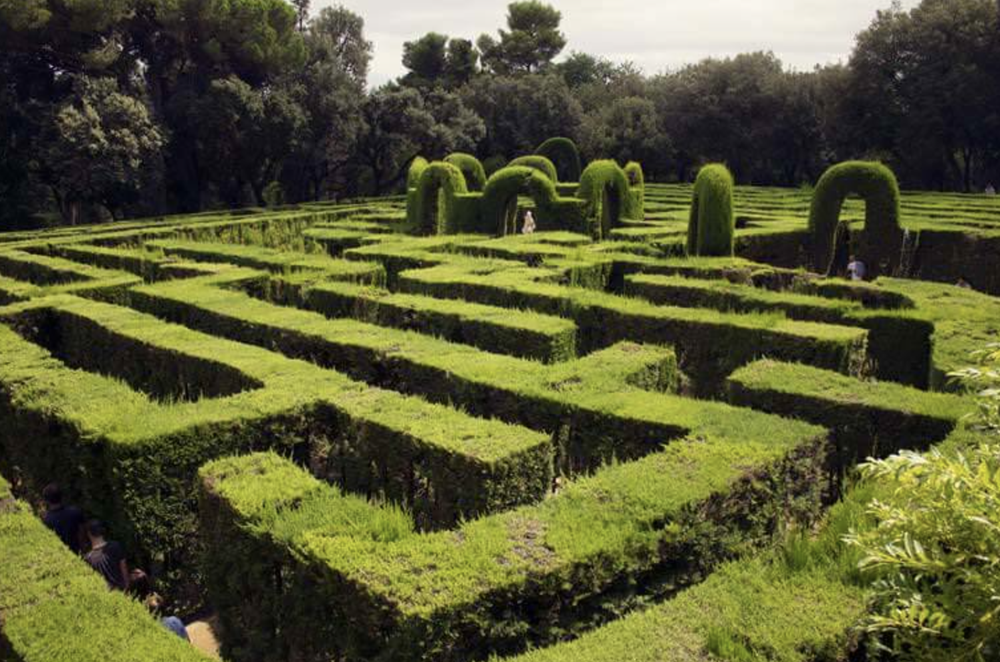
#> input picture 04_IMAGE_PROCESSING/04_HISTOGRAM/lab.png, 1000 x 662 px, shrunk from 1504 x 996 before the run, found by its file name
$ python equal.py
#> lines starting #> are read from the running program, lines starting #| are printed output that depends on the picture
import numpy as np
import matplotlib.pyplot as plt
import cv2 as cv


def custom_hist(gray):
    h, w = gray.shape
    hist = np.zeros([256], dtype=np.int32)
    for row in range(h):
        for col in range(w):
            pv = gray[row, col]
            hist[pv] += 1

    y_pos = np.arange(0, 256, 1, dtype=np.int32)
    plt.bar(y_pos, hist, align='center', color='r', alpha=0.5)
    plt.xticks(y_pos, y_pos)
    plt.ylabel('Frequency')
    plt.title('Histogram')
    plt.show()


src = cv.imread('/openCV/04_IMAGE_PROCESSING/04_HISTOGRAM/lab.png')
#> src is the input picture: shape (662, 1000, 3); mean B, G, R 52.3, 88.9, 88.1
gray = cv.cvtColor(src, cv.COLOR_BGR2GRAY)
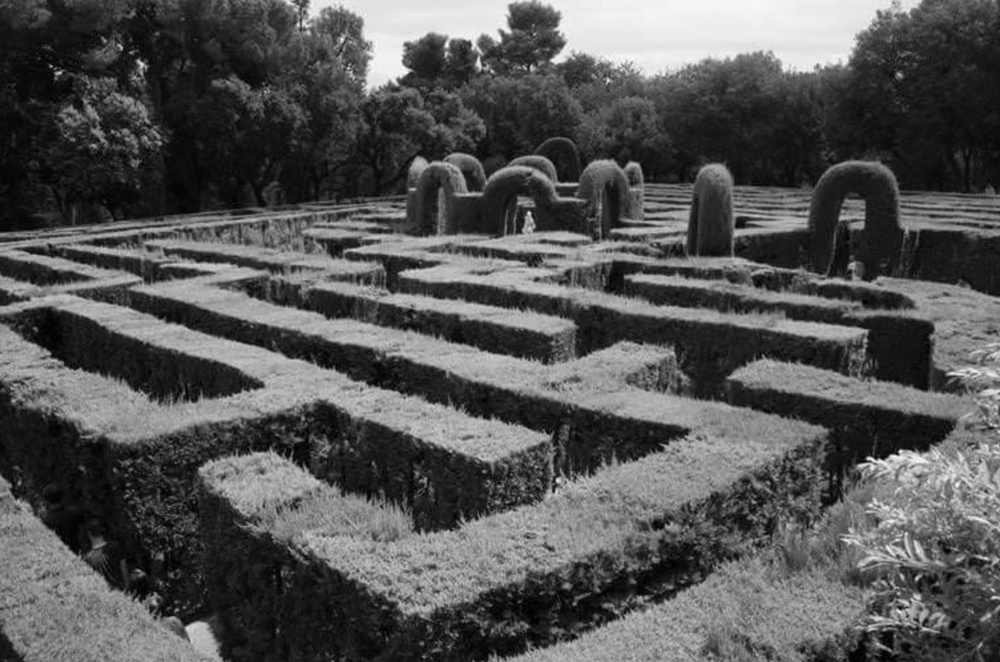
#> gray: shape (662, 1000); min 0, max 252, mean 84.5
cv.imshow("input", gray)
cv.waitKey(1)
custom_hist(gray)
#> after the loop in custom_hist, `for row in range(h):`: hist = 256 values, max 11373 at index 25, min 0 at index 250, mean 2585.9
#> in custom_hist, `plt.show()`:
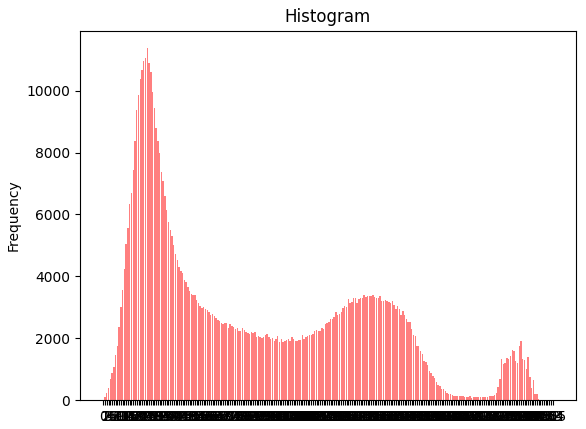
#> figure drawn by matplotlib, 1 panel; tallest bar 11373 high, from x = 24.6 to 25.4

dst = cv.equalizeHist(gray)
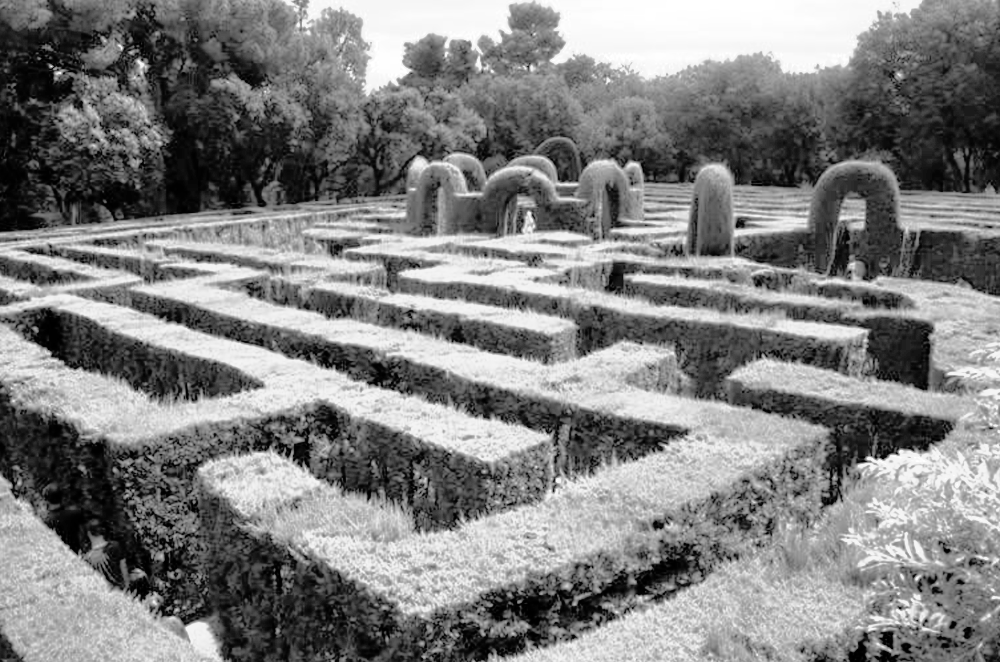
#> dst: shape (662, 1000); min 0, max 255, mean 128.4
cv.imshow("dst", dst)
cv.waitKey(1)

custom_hist(dst)
#> after the loop in custom_hist (call 2), `for row in range(h):`: hist = 256 values, max 11373 at index 51, min 0 at index 4, mean 2585.9
#> in custom_hist (call 2), `plt.show()`:
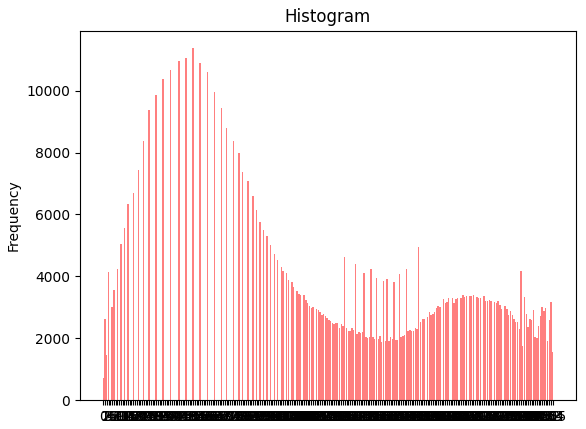
#> figure drawn by matplotlib, 1 panel; tallest bar 11373 high, from x = 50.6 to 51.4

$ run again, with 04_IMAGE_PROCESSING/04_HISTOGRAM/bat.png copied over 04_IMAGE_PROCESSING/04_HISTOGRAM/lab.png
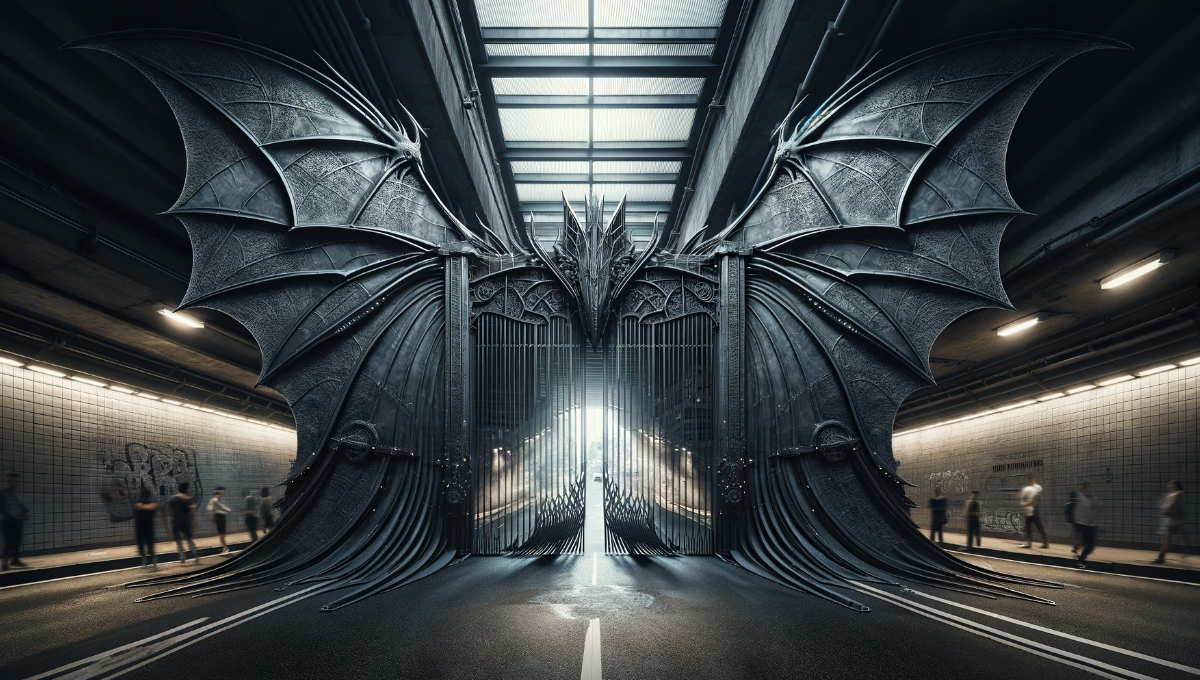
#> input picture 04_IMAGE_PROCESSING/04_HISTOGRAM/bat.png, 1200 x 680 px, found by its file name
#> src is the input picture: shape (680, 1200, 3); mean B, G, R 68.9, 67.3, 61.5
#> after the loop in custom_hist, `for row in range(h):`: hist = 256 values, max 20720 at index 12, min 4 at index 0, mean 3187.5
#> `dst = cv.equalizeHist(gray)`:
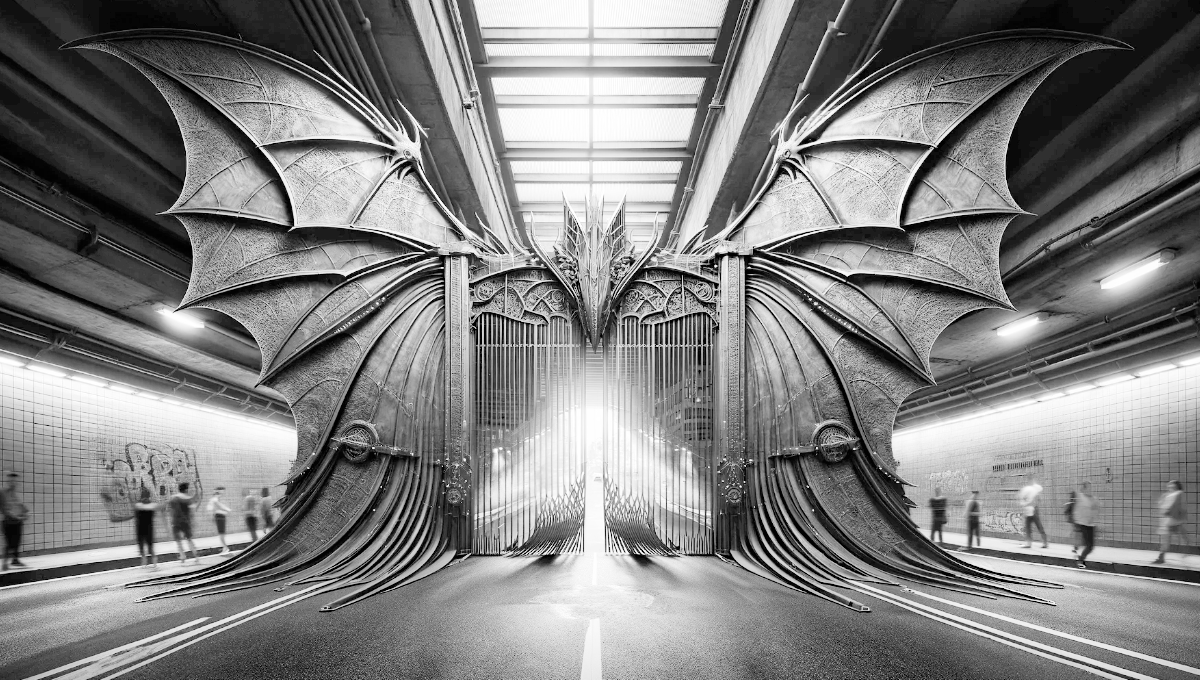
#> dst: shape (680, 1200); min 0, max 255, mean 128.7
#> after the loop in custom_hist (call 2), `for row in range(h):`: hist = 256 values, max 20720 at index 16, min 0 at index 4, mean 3187.5
#> in custom_hist (call 2), `plt.show()`:
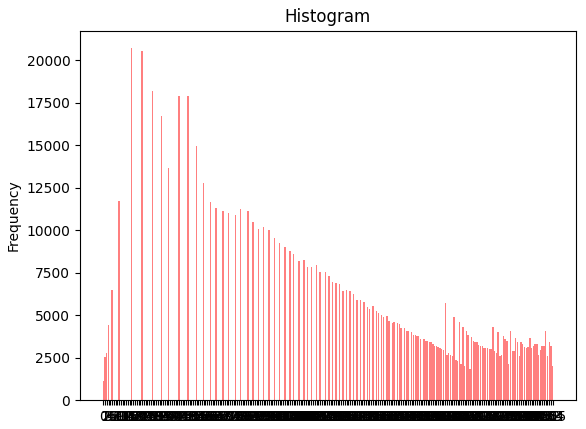
#> figure drawn by matplotlib, 1 panel; tallest bar 20720 high, from x = 15.6 to 16.4
